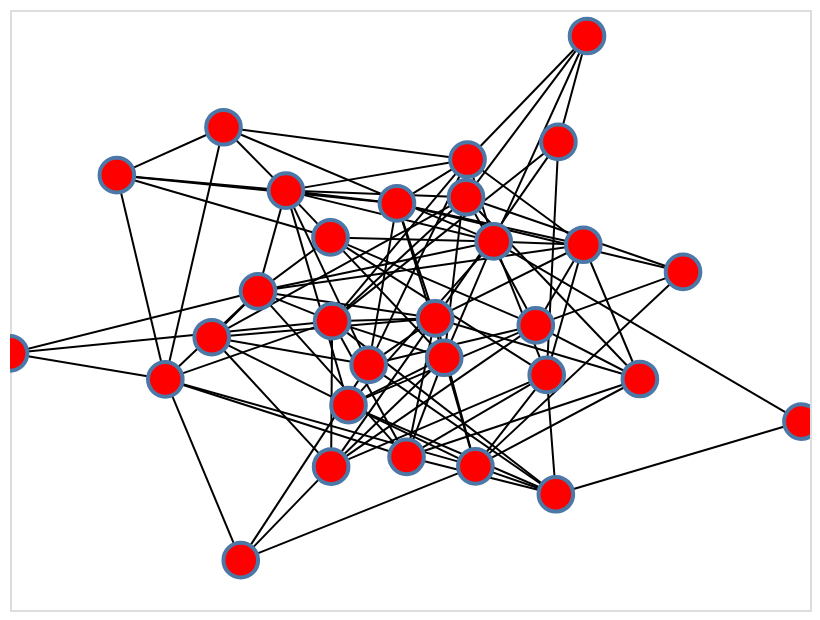

Here is the notebook cell this chart was saved with:
### Code cell
nxa.draw_networkx(
    G=G,
    pos=pos,
    node_tooltip=['name', 'weight', 'viable']
).interactive()

### Figure 1 — Vega-Lite specification as saved in the notebook (floating-point values rounded to 4 significant figures; data arrays with more than 128 entries replaced by an {"elided": "..."} marker saying what was removed)
{"$schema": "https://vega.github.io/schema/vega-lite/v2.4.3.json", "config": {"axis": {"domain": false, "grid": false, "labels": false, "ticks": false}, "view": {"height": 300, "width": 400}}, "layer": [{"data": {"values": {"elided": "214 records"}}, "encoding": {"detail": {"field": "edge", "type": "quantitative"}, "x": {"axis": {"title": ""}, "field": "x", "type": "quantitative"}, "y": {"axis": {"title": ""}, "field": "y", "type": "quantitative"}}, "mark": {"color": "black", "opacity": 1, "strokeWidth": 1, "type": "line"}, "selection": {"selector001": {"bind": "scales", "encodings": ["x", "y"], "mark": {"fill": "#333", "fillOpacity": 0.125, "stroke": "white"}, "on": "[mousedown, window:mouseup] > window:mousemove!", "resolve": "global", "translate": "[mousedown, window:mouseup] > window:mousemove!", "type": "interval", "zoom": "wheel!"}}}, {"data": {"values": [{"name": 841, "viable": "yes", "weight": 0.3188, "x": 0.0855, "y": -0.1591}, {"name": 381, "viable": "no", "weight": 1.46, "x": 0.3646, "y": -0.6141}, {"name": 659, "viable": "yes", "weight": -0.9311, "x": 0.1635, "y": -0.5212}, {"name": 742, "viable": "yes", "weight": 1.208, "x": -0.38, "y": 0.06221}, {"name": 758, "viable": "no", "weight": -0.5279, "x": -0.6117, "y": -0.2311}, {"name": 678, "viable": "yes", "weight": -0.1772, "x": -0.1972, "y": -0.5223}, {"name": 330, "viable": "yes", "weight": -0.2073, "x": -0.7328, "y": 0.4494}, {"name": 866, "viable": "yes", "weight": 0.1759, "x": 0.371, "y": 0.5602}, {"name": 161, "viable": "no", "weight": 0.3263, "x": 0.9785, "y": -0.3719}, {"name": 437, "viable": "no", "weight": 1.417, "x": 0.1401, "y": 0.3759}, {"name": 758, "viable": "yes", "weight": 1.441, "x": 0.5747, "y": -0.23}, {"name": 630, "viable": "no", "weight": -0.184, "x": 0.3418, "y": -0.2161}, {"name": 173, "viable": "no", "weight": -0.3034, "x": -0.008582, "y": -0.4894}, {"name": 830, "viable": "yes", "weight": 0.3644, "x": -0.03263, "y": 0.3552}, {"name": 759, "viable": "no", "weight": -0.9892, "x": -0.4231, "y": -0.8338}, {"name": 878, "viable": "no", "weight": 0.511, "x": -0.4663, "y": 0.6092}, {"name": 466, "viable": "yes", "weight": 1.234, "x": 0.2092, "y": 0.2286}, {"name": 270, "viable": "no", "weight": -0.07324, "x": 0.06292, "y": -0.0277}, {"name": 810, "viable": "no", "weight": -0.01185, "x": -0.1988, "y": 0.2419}, {"name": 435, "viable": "no", "weight": 0.6321, "x": 0.1439, "y": 0.5015}, {"name": 583, "viable": "yes", "weight": 0.5547, "x": 0.4334, "y": 0.2175}, {"name": 368, "viable": "yes", "weight": -1.042, "x": -0.1034, "y": -0.1828}, {"name": 760, "viable": "yes", "weight": -0.6123, "x": 0.6826, "y": 0.1269}, {"name": 322, "viable": "yes", "weight": 0.4666, "x": -0.4957, "y": -0.09066}, {"name": 959, "viable": "yes", "weight": -0.4036, "x": -0.3102, "y": 0.3979}, {"name": 27, "viable": "yes", "weight": -0.507, "x": -1, "y": -0.1444}, {"name": 360, "viable": "yes", "weight": 0.7583, "x": 0.4426, "y": 0.9134}, {"name": 893, "viable": "yes", "weight": 0.9575, "x": -0.1947, "y": -0.03719}, {"name": 309, "viable": "no", "weight": -1.986, "x": -0.1537, "y": -0.3172}, {"name": 137, "viable": "no", "weight": -0.3582, "x": 0.3145, "y": -0.05112}]}, "encoding": {"tooltip": [{"field": "name", "type": "quantitative"}, {"field": "weight", "type": "quantitative"}, {"field": "viable", "type": "nominal"}], "x": {"field": "x", "type": "quantitative"}, "y": {"field": "y", "type": "quantitative"}}, "mark": {"fill": "red", "opacity": 1, "size": 300, "type": "point"}}]}
